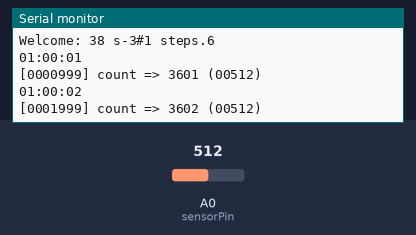
Bench run of a sketch on a simulated Arduino Uno, built with avr-gcc and run on an emulated ATmega328P. Shown: the last lines printed to the serial monitor. Inputs (shaded band) come from the test bench; at power-on: A0 (sensorPin) = 512.

Above: at 2.8 s.
2.9 s: A0 (sensorPin) set to 716
At 3.8 s:
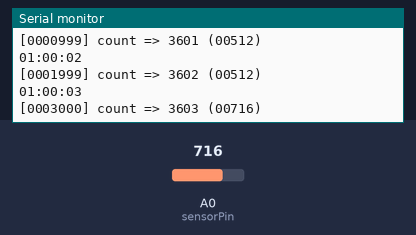
4.4 s: A0 (sensorPin) set to 900
At 5.5 s:
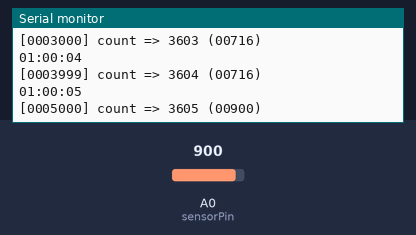
Timing chart, 0 to 7.4 s (numbered marks = the images above; inputs shaded):
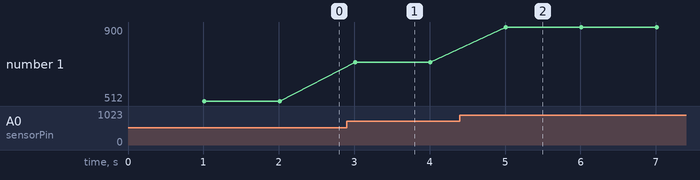

Measured:
- after the input at 2.9 s, the serial monitor: prints a new line after 0.11 s (image 1)
- after the input at 4.4 s, the serial monitor: prints a new line after 0.61 s (image 2)
- plotted number 1: 512 → 716 after the input at 2.9 s, 716 → 900 after the input at 4.4 s

The sketch:

D-38_3_1_ARD__use-Geekcreit.ino.ino
```cpp
/*
 * ref http://happy-arduino.blogspot.jp/2012/08/blog-post_9.html
 *
 * 2016/08/25 17:32:41
 *
 */

// Toggle LED on pin 13 each second
#include <MsTimer2.h>
//#include <LiquidCrystal.h>

char* id = "38 s-3#1 steps.6";
char* msg = "Welcome";

//LiquidCrystal lcd(7,8,9,10,11,12,13);
//
//int LED_OUT = 0;
//int LED_OUT_2 = 1;
////int LED_OUT = 13;

int INTERVAL = 1000;
//int INTERVAL = 100;

int count = 3600;
//int count = 0;

int sensorValue = 0;

char line_2[30];
char clocl_label[10];

/*
 * pins
 */
int sensorPin = A0;   // analog pin 0

void timer_intr() {

  // analog input
  sensorValue = analogRead(sensorPin);    //アナログ0番ピンからの入力値を取得

  // disp: time
  count += 1;

  // convert: count to clock label
  conv_Count_2_ClockLabel(clocl_label, count);

  Serial.println(clocl_label);

  sprintf(line_2, "[%07ld] %s => %03d (%05d)",
        millis(), "count", count, sensorValue);
//  sprintf(line_2, "[%07ld] %s => %03d", millis(), "count", count);
//  sprintf(line_2, "[%06ld] %s => %03d", millis(), "count", count);
//  sprintf(line_2, "[%d] %s => %03d", millis(), "count", count);
//  sprintf(line_2, "%s => %03d", "count", count);

  Serial.println(line_2);

}

void setup() {

  /*
   * setup: serial
   */
    // Open serial communications and wait for port to open:
    Serial.begin(9600);
    while (!Serial) {
      ; // wait for serial port to connect. Needed for native USB port only
    }

    /*
     * opening message
     */
    Serial.print(msg);
    Serial.print(": ");
    Serial.println(id);

    Serial.println("");


    /*
     * timer
     */
    _setup_Timer2();
//  MsTimer2::set(INTERVAL, timer_intr); // 500ms period　←500ミリ秒おきにflash関数の実行を指定
//  MsTimer2::start();

}//void setup()

void _setup_Timer2() {

    MsTimer2::set(INTERVAL, timer_intr); // 500ms period　←500ミリ秒おきにflash関数の実行を指定
    MsTimer2::start();

}//_setup_Timer2()

void loop() {

//  //ref sprintf https://liudr.wordpress.com/2012/01/16/sprintf/
//  lcd.setCursor(0,1);
////  sprintf(line_2, "%s %02d", "counting...", count);
//  sprintf(line_2, "%s %03d", "counting ", count);
//
//  lcd.print(line_2);

}

void conv_Count_2_ClockLabel(char* label, int count) {

  int min = count / 60;

  int sec = count % 60;

  int hour = 0;
  /*
   * minutes => more than 60
   */
  if (min >= 60) {

    hour = min / 60;

    min = min - hour * 60;

  }

  sprintf(label, "%02d:%02d:%02d", hour, min, sec);
//  sprintf(label, "%d:%02d", min, sec);

}
```
